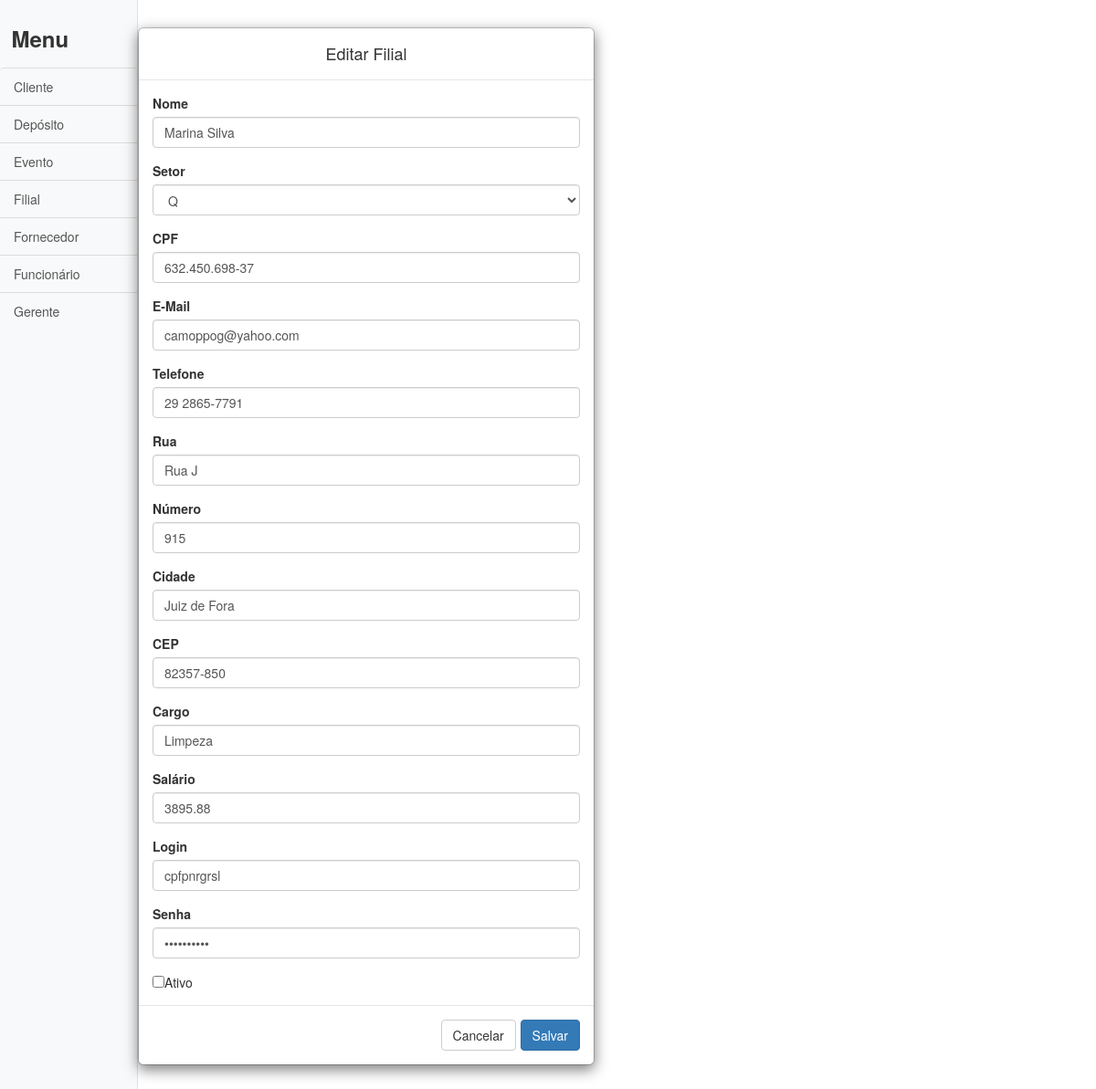
The app's page /Códigos/edit/funcionario.php?id=61 with its own data.
### tables this page shows
CREATE TABLE funcionario (
	cargo 		VARCHAR(200),
	salario 	NUMERIC(10,2),
	login 		VARCHAR(200),
	senha 		VARCHAR(200),
	status 		BOOLEAN,
	id_filial 	INTEGER,
	id_pessoa 	INTEGER	 		PRIMARY KEY,
	FOREIGN KEY(id_pessoa) REFERENCES pessoa (id_pessoa),
	FOREIGN KEY(id_filial) REFERENCES filial (id_filial)
);

CREATE TABLE pessoa (
	cidade 		VARCHAR(200),
	cep 		CHAR(9),
	numero 		INTEGER,
	rua 		VARCHAR(200),
	cpf 		VARCHAR(14),
	telefone 	VARCHAR(12),
	email 		VARCHAR(200),
	nome 		VARCHAR(200),
	id_pessoa 	INTEGER			PRIMARY KEY 	AUTO_INCREMENT
);

CREATE TABLE filial (
	nome 		VARCHAR(200)	NOT NULL,
	cep 		VARCHAR(9)		NOT NULL,
	cidade 		VARCHAR(200)	NOT NULL,
	numero 		INTEGER			NOT NULL,
	rua 		VARCHAR(200)	NOT NULL,
	id_filial 	INTEGER			PRIMARY KEY 	AUTO_INCREMENT
);

### Códigos/edit/funcionario.php (the view, shortened to what this page needs)
<!DOCTYPE html>
<html lang="en">
<head>
	<?php
		include("../header.php");
	?>
</head>
<body>
	<div class="d-flex" id="wrapper">
		<?php
			include_once("../conection.php");
			include("../sidebar_aux.php");
			$id_pessoa = $_GET['id'];
			$sql = "SELECT 		f.id_pessoa, p.nome, p.email, p.telefone,
								p.cpf, p.rua, p.numero, p.cidade, p.cep,
								f.cargo, f.salario, f.login, f.senha,
								f.status, fi.nome as 'nome_filial'
					FROM funcionario f
					INNER JOIN pessoa p
						on f.id_pessoa=p.id_pessoa
					INNER JOIN filial fi
						on f.id_filial=fi.id_filial
					WHERE f.id_pessoa='$id_pessoa'";
			$funcionario = mysqli_fetch_array( mysqli_query($conexao, $sql) );
		?>
		<div id="edit">
			<div class="modal-dialog">
				<div class="modal-content">
					<form id="filial" name="filial" action="" method="POST" target="_self">
						<div class="modal-header">
							<h4 class="modal-title">Editar Filial</h4>
						</div>
						<div class="modal-body">
							<div class="form-group">
								<label>Nome</label>
								<input type="text" name="nome" id="nome" class="form-control" required <?php echo 'value="'.$funcionario['nome'].'"'?>>
							</div>
							<div class="form-group">
								<label>Setor</label>
								<select id="nome_filial" name="nome_filial" class="form-control">
									<?php
										$sql = "SELECT DISTINCT nome
												FROM filial
												ORDER BY nome";
										$filiais = mysqli_query($conexao, $sql);
										foreach ($filiais as $filial){
											if($filial['nome'] == $funcionario['nome_filial']){
												echo '<option selected>' . $filial['nome'] . '</option>';
											}
											else{
												echo '<option>' . $filial['nome'] . '</option>';
											}
										}
									?>
								</select>
							</div>
							<div class="form-group">
								<label>CPF</label>
								<input type="text" name="cpf" id="cpf" class="form-control"  onkeypress="mascara(this, '###.###.###-##')" maxlength="14" required <?php echo 'value="'.$funcionario['cpf'].'"'?>>
							</div>
							<div class="form-group">
								<label>E-Mail</label>
								<input type="text" name="email" id="email" class="form-control" required <?php echo 'value="'.$funcionario['email'].'"'?>>
							</div>
							<div class="form-group">
								<label>Telefone</label>
								<input type="text" name="telefone" id="telefone" class="form-control"  onkeypress="mascara(this, '## ####-####')" maxlength="12" required <?php echo 'value="'.$funcionario['telefone'].'"'?>>
							</div>
							<div class="form-group">
								<label>Rua</label>
								<input type="text" name="rua" id="rua" class="form-control" required <?php echo 'value="'.$funcionario['rua'].'"'?>>
							</div>
							<div class="form-group">
								<label>Número</label>
								<input type="number" name="numero" id="numero" class="form-control" required <?php echo 'value="'.$funcionario['numero'].'"'?>></textarea>
							</div>
							<div class="form-group">
								<label>Cidade</label>
								<input type="text" name="cidade" id="cidade" class="form-control" required <?php echo 'value="'.$funcionario['cidade'].'"'?>></textarea>
							</div>
							<div class="form-group">
								<label>CEP</label>
								<input type="text" name="cep" id="cep" class="form-control" onkeypress="mascara(this, '#####-###')" maxlength="9" required <?php echo 'value="'.$funcionario['cep'].'"'?>></textarea>
							</div>
							<div class="form-group">
								<label>Cargo</label>
								<input type="text" name="cargo" id="cargo" class="form-control" required <?php echo 'value="'.$funcionario['cargo'].'"'?>></textarea>
							</div>
							<div class="form-group">
								<label>Salário</label>
								<input type="text" name="salario" id="salario" class="dinheiro form-control" onkeypress="mascaraDinheiro(this)" maxlength="11" required <?php echo 'value="'.$funcionario['salario'].'"'?>></textarea>
							</div>
							<div class="form-group">
								<label>Login</label>
								<input type="text" name="login" id="login" class="form-control" required <?php echo 'value="'.$funcionario['login'].'"'?>></textarea>
							</div>
							<div class="form-group">
								<label>Senha</label>
								<input type="password" name="senha" id="senha" class="form-control" required <?php echo 'value="'.$funcionario['senha'].'"'?>></textarea>
							</div>
							<input type="checkbox" name="status" value="1" <?php if($funcionario['status'] == 1) echo 'checked'; ?> >Ativo<br>
							</div>
							<div class="modal-footer">
								<a href="../funcionario.php"><span class="btn btn-default" value="Cancelar">Cancelar</span></a>
								<button type="submit" class="btn btn-primary" value="Salvar" name="submit">Salvar</button>
							</div>
						</div>
				</div>
			</div>
		</div>
</body>
</html>

### Códigos/edit/css/simple-sidebar.css (style rules this page uses)
body { overflow-x: hidden; }

### Códigos/edit/css/styles.css (style rules this page uses)
body { color: #566787; background: #f5f5f5; font-family: 'Varela Round', sans-serif; font-size: 13px; }

### records on screen
funcionario: nome "Marina Silva", cpf "632.450.698-37", email "camoppog@yahoo.com", telefone "29 2865-7791", rua "Rua J", numero "915", cidade "Juiz de Fora", cep "82357-850", cargo "Limpeza", salario "3895.88", login "cpfpnrgrsl"
filial: nome_filial "Q"
